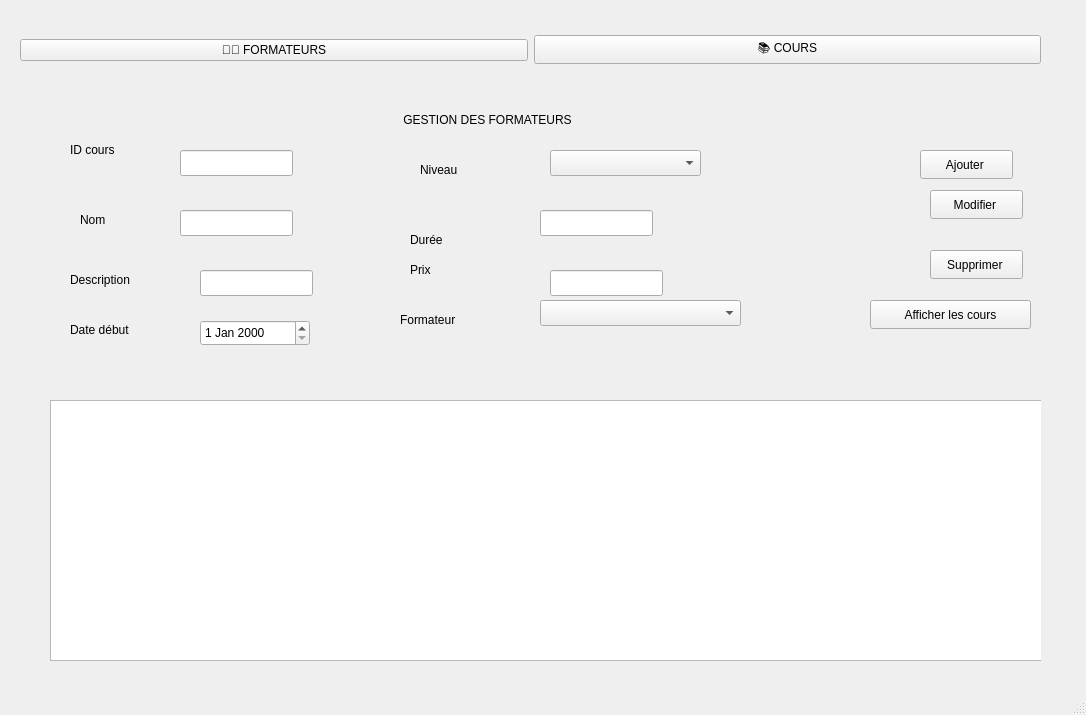
<?xml version="1.0" encoding="UTF-8"?>
<ui version="4.0">
 <class>MainWindow</class>
 <widget class="QMainWindow" name="MainWindow">
  <property name="geometry">
   <rect>
    <x>0</x>
    <y>0</y>
    <width>1086</width>
    <height>715</height>
   </rect>
  </property>
  <property name="windowTitle">
   <string>MainWindow</string>
  </property>
  <widget class="QWidget" name="centralwidget">
   <widget class="QWidget" name="verticalLayoutWidget">
    <property name="geometry">
     <rect>
      <x>10</x>
      <y>0</y>
      <width>1061</width>
      <height>681</height>
     </rect>
    </property>
    <layout class="QVBoxLayout" name="verticalLayout_2">
     <item>
      <widget class="QWidget" name="navigationWidget" native="true">
       <property name="enabled">
        <bool>true</bool>
       </property>
       <widget class="QWidget" name="horizontalLayoutWidget">
        <property name="geometry">
         <rect>
          <x>10</x>
          <y>10</y>
          <width>1021</width>
          <height>80</height>
         </rect>
        </property>
        <layout class="QHBoxLayout" name="horizontalLayout">
         <item>
          <widget class="QPushButton" name="btnFormateurs">
           <property name="text">
            <string>👨‍🏫 FORMATEURS</string>
           </property>
          </widget>
         </item>
         <item>
          <widget class="QPushButton" name="btnCours">
           <property name="text">
            <string>📚 COURS</string>
           </property>
          </widget>
         </item>
        </layout>
       </widget>
       <widget class="QStackedWidget" name="stackedWidget">
        <property name="enabled">
         <bool>true</bool>
        </property>
        <property name="geometry">
         <rect>
          <x>20</x>
          <y>110</y>
          <width>1011</width>
          <height>551</height>
         </rect>
        </property>
        <property name="currentIndex">
         <number>0</number>
        </property>
        <widget class="QWidget" name="pageCours">
         <widget class="QLabel" name="label_7">
          <property name="geometry">
           <rect>
            <x>40</x>
            <y>30</y>
            <width>63</width>
            <height>20</height>
           </rect>
          </property>
          <property name="text">
           <string>ID cours</string>
          </property>
         </widget>
         <widget class="QLabel" name="label_8">
          <property name="geometry">
           <rect>
            <x>50</x>
            <y>100</y>
            <width>63</width>
            <height>20</height>
           </rect>
          </property>
          <property name="text">
           <string>Nom</string>
          </property>
         </widget>
         <widget class="QLabel" name="label_9">
          <property name="geometry">
           <rect>
            <x>380</x>
            <y>120</y>
            <width>63</width>
            <height>20</height>
           </rect>
          </property>
          <property name="text">
           <string>Durée</string>
          </property>
         </widget>
         <widget class="QLabel" name="label_10">
          <property name="geometry">
           <rect>
            <x>380</x>
            <y>150</y>
            <width>63</width>
            <height>20</height>
           </rect>
          </property>
          <property name="text">
           <string>Prix</string>
          </property>
         </widget>
         <widget class="QLabel" name="label_11">
          <property name="geometry">
           <rect>
            <x>370</x>
            <y>200</y>
            <width>111</width>
            <height>20</height>
           </rect>
          </property>
          <property name="text">
           <string>Formateur</string>
          </property>
         </widget>
         <widget class="QLineEdit" name="editIdCours">
          <property name="geometry">
           <rect>
            <x>150</x>
            <y>40</y>
            <width>113</width>
            <height>26</height>
           </rect>
          </property>
         </widget>
         <widget class="QLineEdit" name="editNomCours">
          <property name="geometry">
           <rect>
            <x>150</x>
            <y>100</y>
            <width>113</width>
            <height>26</height>
           </rect>
          </property>
         </widget>
         <widget class="QComboBox" name="comboFormateur">
          <property name="geometry">
           <rect>
            <x>510</x>
            <y>190</y>
            <width>201</width>
            <height>26</height>
           </rect>
          </property>
         </widget>
         <widget class="QLineEdit" name="editDuree">
          <property name="geometry">
           <rect>
            <x>510</x>
            <y>100</y>
            <width>113</width>
            <height>26</height>
           </rect>
          </property>
         </widget>
         <widget class="QLineEdit" name="editPrix">
          <property name="geometry">
           <rect>
            <x>520</x>
            <y>160</y>
            <width>113</width>
            <height>26</height>
           </rect>
          </property>
         </widget>
         <widget class="QPushButton" name="btnAjouterCours">
          <property name="geometry">
           <rect>
            <x>890</x>
            <y>40</y>
            <width>93</width>
            <height>29</height>
           </rect>
          </property>
          <property name="text">
           <string>Ajouter </string>
          </property>
         </widget>
         <widget class="QPushButton" name="btnModifierCours">
          <property name="geometry">
           <rect>
            <x>900</x>
            <y>80</y>
            <width>93</width>
            <height>29</height>
           </rect>
          </property>
          <property name="text">
           <string>Modifier </string>
          </property>
         </widget>
         <widget class="QPushButton" name="btnSupprimerCours">
          <property name="geometry">
           <rect>
            <x>900</x>
            <y>140</y>
            <width>93</width>
            <height>29</height>
           </rect>
          </property>
          <property name="text">
           <string>Supprimer </string>
          </property>
         </widget>
         <widget class="QPushButton" name="btnAfficherCours">
          <property name="geometry">
           <rect>
            <x>840</x>
            <y>190</y>
            <width>161</width>
            <height>29</height>
           </rect>
          </property>
          <property name="text">
           <string>Afficher les cours</string>
          </property>
         </widget>
         <widget class="QTableView" name="tableCours">
          <property name="geometry">
           <rect>
            <x>20</x>
            <y>290</y>
            <width>1001</width>
            <height>261</height>
           </rect>
          </property>
         </widget>
         <widget class="QLabel" name="label_12">
          <property name="geometry">
           <rect>
            <x>370</x>
            <y>0</y>
            <width>301</width>
            <height>20</height>
           </rect>
          </property>
          <property name="text">
           <string> GESTION DES FORMATEURS</string>
          </property>
         </widget>
         <widget class="QLabel" name="label_15">
          <property name="geometry">
           <rect>
            <x>40</x>
            <y>160</y>
            <width>63</width>
            <height>20</height>
           </rect>
          </property>
          <property name="text">
           <string>Description     </string>
          </property>
         </widget>
         <widget class="QLabel" name="label_16">
          <property name="geometry">
           <rect>
            <x>40</x>
            <y>210</y>
            <width>63</width>
            <height>20</height>
           </rect>
          </property>
          <property name="text">
           <string>Date début </string>
          </property>
         </widget>
         <widget class="QDateEdit" name="dateEditDebut">
          <property name="geometry">
           <rect>
            <x>170</x>
            <y>210</y>
            <width>110</width>
            <height>26</height>
           </rect>
          </property>
         </widget>
         <widget class="QLineEdit" name="editDescriptionCours">
          <property name="geometry">
           <rect>
            <x>170</x>
            <y>160</y>
            <width>113</width>
            <height>26</height>
           </rect>
          </property>
         </widget>
         <widget class="QLabel" name="label_17">
          <property name="geometry">
           <rect>
            <x>390</x>
            <y>50</y>
            <width>63</width>
            <height>20</height>
           </rect>
          </property>
          <property name="text">
           <string>Niveau       </string>
          </property>
         </widget>
         <widget class="QComboBox" name="comboNiveau">
          <property name="geometry">
           <rect>
            <x>520</x>
            <y>40</y>
            <width>151</width>
            <height>26</height>
           </rect>
          </property>
         </widget>
        </widget>
        <widget class="QWidget" name="pageFormateurs">
         <widget class="QLabel" name="label">
          <property name="geometry">
           <rect>
            <x>20</x>
            <y>30</y>
            <width>101</width>
            <height>20</height>
           </rect>
          </property>
          <property name="text">
           <string>ID Formateur</string>
          </property>
         </widget>
         <widget class="QLabel" name="label_2">
          <property name="geometry">
           <rect>
            <x>20</x>
            <y>70</y>
            <width>63</width>
            <height>20</height>
           </rect>
          </property>
          <property name="text">
           <string>Nom          </string>
          </property>
         </widget>
         <widget class="QLabel" name="label_3">
          <property name="geometry">
           <rect>
            <x>20</x>
            <y>120</y>
            <width>63</width>
            <height>20</height>
           </rect>
          </property>
          <property name="text">
           <string>Prénom       </string>
          </property>
         </widget>
         <widget class="QLabel" name="label_4">
          <property name="geometry">
           <rect>
            <x>360</x>
            <y>120</y>
            <width>91</width>
            <height>20</height>
           </rect>
          </property>
          <property name="text">
           <string>Spécialité   </string>
          </property>
         </widget>
         <widget class="QLabel" name="label_5">
          <property name="geometry">
           <rect>
            <x>360</x>
            <y>70</y>
            <width>81</width>
            <height>20</height>
           </rect>
          </property>
          <property name="text">
           <string>Téléphone    </string>
          </property>
         </widget>
         <widget class="QLabel" name="label_6">
          <property name="geometry">
           <rect>
            <x>360</x>
            <y>30</y>
            <width>63</width>
            <height>20</height>
           </rect>
          </property>
          <property name="text">
           <string>Email        </string>
          </property>
         </widget>
         <widget class="QLineEdit" name="editIdFormateur">
          <property name="geometry">
           <rect>
            <x>180</x>
            <y>30</y>
            <width>113</width>
            <height>26</height>
           </rect>
          </property>
         </widget>
         <widget class="QLineEdit" name="editNom">
          <property name="geometry">
           <rect>
            <x>190</x>
            <y>70</y>
            <width>113</width>
            <height>26</height>
           </rect>
          </property>
         </widget>
         <widget class="QLineEdit" name="editPrenom">
          <property name="geometry">
           <rect>
            <x>190</x>
            <y>120</y>
            <width>113</width>
            <height>26</height>
           </rect>
          </property>
         </widget>
         <widget class="QLineEdit" name="editEmail">
          <property name="geometry">
           <rect>
            <x>470</x>
            <y>30</y>
            <width>271</width>
            <height>26</height>
           </rect>
          </property>
         </widget>
         <widget class="QLineEdit" name="editTelephone">
          <property name="geometry">
           <rect>
            <x>470</x>
            <y>80</y>
            <width>181</width>
            <height>26</height>
           </rect>
          </property>
         </widget>
         <widget class="QLineEdit" name="editSpecialite">
          <property name="geometry">
           <rect>
            <x>470</x>
            <y>130</y>
            <width>271</width>
            <height>26</height>
           </rect>
          </property>
         </widget>
         <widget class="QPushButton" name="btnAjouterFormateur">
          <property name="geometry">
           <rect>
            <x>850</x>
            <y>20</y>
            <width>93</width>
            <height>29</height>
           </rect>
          </property>
          <property name="text">
           <string>Ajouter </string>
          </property>
         </widget>
         <widget class="QPushButton" name="btnModifierFormateur">
          <property name="geometry">
           <rect>
            <x>850</x>
            <y>70</y>
            <width>93</width>
            <height>29</height>
           </rect>
          </property>
          <property name="text">
           <string>Modifier </string>
          </property>
         </widget>
         <widget class="QPushButton" name="btnSupprimerFormateur">
          <property name="geometry">
           <rect>
            <x>850</x>
            <y>120</y>
            <width>93</width>
            <height>29</height>
           </rect>
          </property>
          <property name="text">
           <string>Supprimer </string>
          </property>
         </widget>
         <widget class="QPushButton" name="btnAfficherFormateurs">
          <property name="geometry">
           <rect>
            <x>850</x>
            <y>170</y>
            <width>93</width>
            <height>29</height>
           </rect>
          </property>
          <property name="text">
           <string>Afficher</string>
          </property>
         </widget>
         <widget class="QTableView" name="tableFormateurs">
          <property name="geometry">
           <rect>
            <x>10</x>
            <y>200</y>
            <width>1001</width>
            <height>341</height>
           </rect>
          </property>
         </widget>
         <widget class="QLabel" name="label_13">
          <property name="geometry">
           <rect>
            <x>20</x>
            <y>160</y>
            <width>63</width>
            <height>20</height>
           </rect>
          </property>
          <property name="text">
           <string>Salaire</string>
          </property>
         </widget>
         <widget class="QLineEdit" name="editSalaire">
          <property name="geometry">
           <rect>
            <x>190</x>
            <y>160</y>
            <width>113</width>
            <height>26</height>
           </rect>
          </property>
         </widget>
         <widget class="QLabel" name="label_14">
          <property name="geometry">
           <rect>
            <x>360</x>
            <y>170</y>
            <width>111</width>
            <height>20</height>
           </rect>
          </property>
          <property name="text">
           <string>Date embauche</string>
          </property>
         </widget>
         <widget class="QDateEdit" name="dateEditEmbauche">
          <property name="geometry">
           <rect>
            <x>490</x>
            <y>170</y>
            <width>110</width>
            <height>26</height>
           </rect>
          </property>
         </widget>
        </widget>
       </widget>
      </widget>
     </item>
    </layout>
   </widget>
  </widget>
  <widget class="QMenuBar" name="menubar">
   <property name="geometry">
    <rect>
     <x>0</x>
     <y>0</y>
     <width>1086</width>
     <height>26</height>
    </rect>
   </property>
  </widget>
  <widget class="QStatusBar" name="statusbar"/>
 </widget>
 <resources/>
 <connections/>
</ui>
